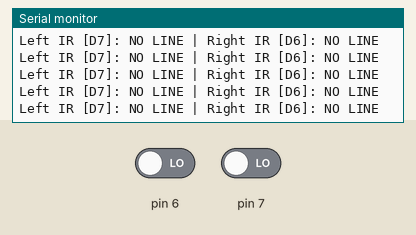
A sketch run on a simulated Arduino Uno, built with avr-gcc and run on an emulated ATmega328P. Shown: the last lines printed to the serial monitor. Inputs (shaded band) come from the test bench; at power-on: pin 6 LOW, pin 7 LOW.

Above: at 1.2 s.
1.3 s: pin 6 driven HIGH
At 1.57 s:
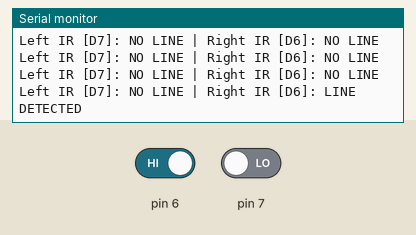
3.3 s: pin 7 driven HIGH
At 3.57 s:
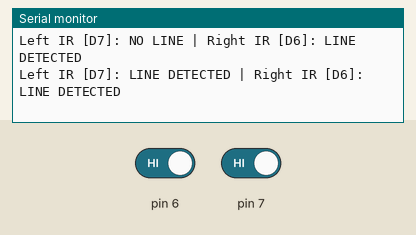
5.3 s: pin 6 driven LOW
At 5.57 s:
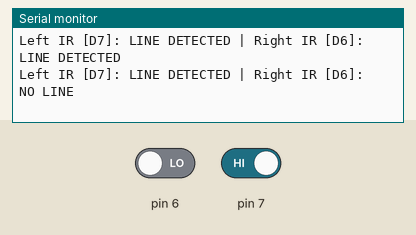

The sketch:

Unit_test_IRsensor.ino
```cpp
#include <Arduino.h>

enum RobotState {
  FOLLOW_LINE,
  INSPECT_OBSTACLE,
  AVOID_OBSTACLE
};

class Robot {
  private:
    uint8_t irLeftPin;
    uint8_t irRightPin;
    RobotState state;

  public:
    // Constructor
    Robot(uint8_t left, uint8_t right, RobotState initState)
      : irLeftPin(left), irRightPin(right), state(initState) {}

    // Initialize IR pins and Serial
    void init() {
      pinMode(irLeftPin, INPUT);
      pinMode(irRightPin, INPUT);
      Serial.begin(9600);
      Serial.println("IR Sensor Unit Test...");
    }

    // Test function for IR sensors
    void testIR() {
      bool leftDetected = digitalRead(irLeftPin);
      bool rightDetected = digitalRead(irRightPin);

      Serial.print("Left IR [D7]: ");
      Serial.print(leftDetected ? "LINE DETECTED" : "NO LINE");
      Serial.print(" | Right IR [D6]: ");
      Serial.println(rightDetected ? "LINE DETECTED" : "NO LINE");

      delay(200);
    }
};

#define IR_LEFT 7
#define IR_RIGHT 6

Robot myRobot(IR_LEFT, IR_RIGHT, FOLLOW_LINE);

void setup() {
  myRobot.init();  // Initialize pins and serial
}

void loop() {
  myRobot.testIR();  // Continuously run IR sensor test
}
```

Measured:
- after the input at 1.3 s, the serial monitor: prints a new line after 0.11 s (image 1)
- after the input at 3.3 s, the serial monitor: prints a new line after 0.11 s (image 2)
- after the input at 5.3 s, the serial monitor: prints a new line after 0.12 s (image 3)
